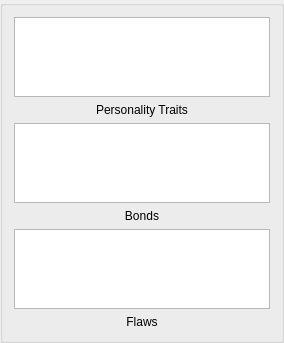
      <widget class="QGroupBox" name="rolePlayBox">
       <property name="sizePolicy">
        <sizepolicy hsizetype="Preferred" vsizetype="Maximum">
         <horstretch>0</horstretch>
         <verstretch>0</verstretch>
        </sizepolicy>
       </property>
       <layout class="QVBoxLayout" name="rolePlayLayout">
        <item>
         <widget class="QPlainTextEdit" name="personalityTraits">
          <property name="sizePolicy">
           <sizepolicy hsizetype="Expanding" vsizetype="Maximum">
            <horstretch>0</horstretch>
            <verstretch>0</verstretch>
           </sizepolicy>
          </property>
          <property name="maximumSize">
           <size>
            <width>16777215</width>
            <height>80</height>
           </size>
          </property>
         </widget>
        </item>
        <item>
         <widget class="QLabel" name="personalityTraitsLabel">
          <property name="sizePolicy">
           <sizepolicy hsizetype="Preferred" vsizetype="Maximum">
            <horstretch>0</horstretch>
            <verstretch>0</verstretch>
           </sizepolicy>
          </property>
          <property name="text">
           <string>Personality Traits</string>
          </property>
          <property name="alignment">
           <set>Qt::AlignCenter</set>
          </property>
         </widget>
        </item>
        <item>
         <widget class="QPlainTextEdit" name="bonds">
          <property name="sizePolicy">
           <sizepolicy hsizetype="Expanding" vsizetype="Maximum">
            <horstretch>0</horstretch>
            <verstretch>0</verstretch>
           </sizepolicy>
          </property>
          <property name="maximumSize">
           <size>
            <width>16777215</width>
            <height>80</height>
           </size>
          </property>
         </widget>
        </item>
        <item>
         <widget class="QLabel" name="bondsLabel">
          <property name="sizePolicy">
           <sizepolicy hsizetype="Preferred" vsizetype="Maximum">
            <horstretch>0</horstretch>
            <verstretch>0</verstretch>
           </sizepolicy>
          </property>
          <property name="text">
           <string>Bonds</string>
          </property>
          <property name="alignment">
           <set>Qt::AlignCenter</set>
          </property>
         </widget>
        </item>
        <item>
         <widget class="QPlainTextEdit" name="flaws">
          <property name="sizePolicy">
           <sizepolicy hsizetype="Expanding" vsizetype="Maximum">
            <horstretch>0</horstretch>
            <verstretch>0</verstretch>
           </sizepolicy>
          </property>
          <property name="maximumSize">
           <size>
            <width>16777215</width>
            <height>80</height>
           </size>
          </property>
         </widget>
        </item>
        <item>
         <widget class="QLabel" name="flawsLabel">
          <property name="sizePolicy">
           <sizepolicy hsizetype="Preferred" vsizetype="Maximum">
            <horstretch>0</horstretch>
            <verstretch>0</verstretch>
           </sizepolicy>
          </property>
          <property name="text">
           <string>Flaws</string>
          </property>
          <property name="alignment">
           <set>Qt::AlignCenter</set>
          </property>
         </widget>
        </item>
       </layout>
      </widget>
